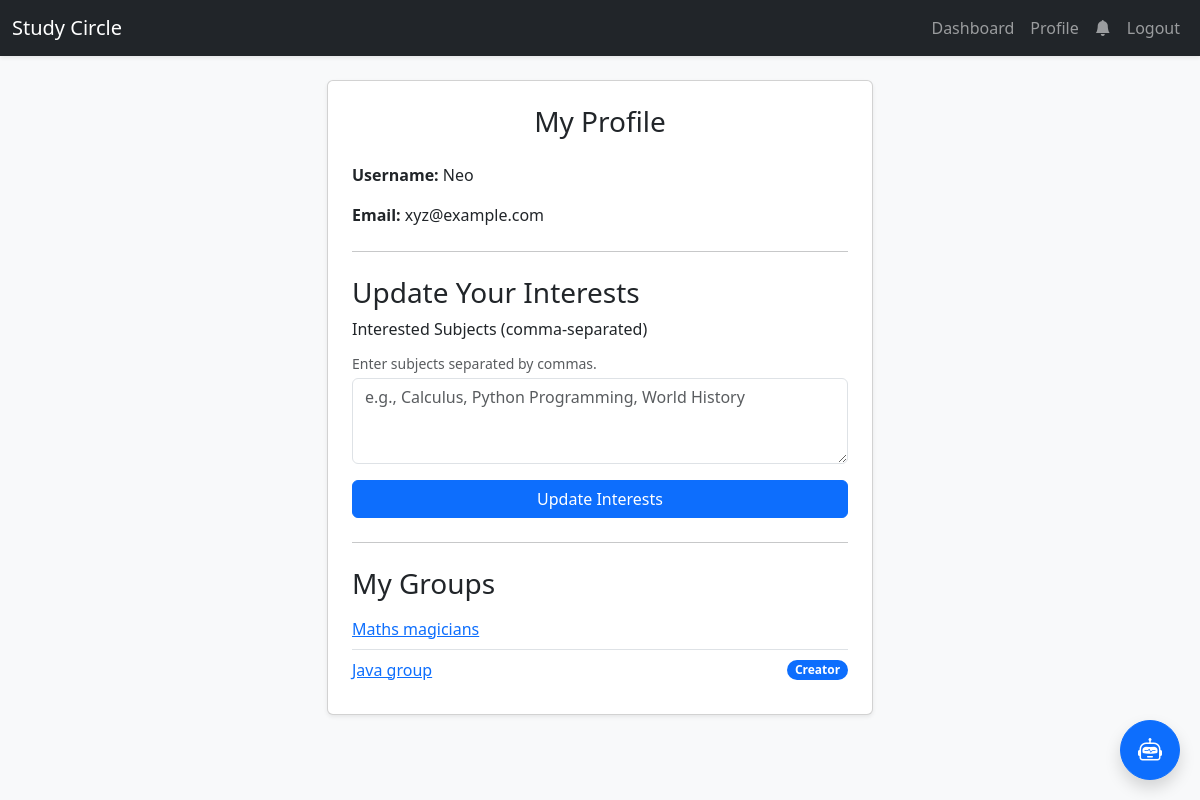
The page /profile (signed in) on the database its author committed.
### models.py (models this page shows, shortened)
class User(db.Model, UserMixin):
    id = db.Column(db.Integer, primary_key=True)
    username = db.Column(db.String(80), unique=True, nullable=False)
    email = db.Column(db.String(120), unique=True, nullable=False)
    password_hash = db.Column(db.String(128), nullable=True) # <-- MAKE IT nullable=True
    interested_subjects = db.Column(db.Text, nullable=True) # Store as comma-separated string
    is_admin = db.Column(db.Boolean, nullable=False, default=False)# admin flag
    created_groups = db.relationship('Group', backref='creator', lazy=True)
    joined_groups = db.relationship('Group', secondary=memberships, lazy='subquery',
        backref=db.backref('members', lazy=True))

class Group(db.Model):
    id = db.Column(db.Integer, primary_key=True)
    name = db.Column(db.String(100), nullable=False)
    subject = db.Column(db.String(100), nullable=False)
    description = db.Column(db.Text, nullable=True)
    created_at = db.Column(db.DateTime, nullable=False, default=datetime.utcnow)
    user_id = db.Column(db.Integer, db.ForeignKey('user.id'), nullable=False)

### app.py (the view)
@app.route("/profile", methods=['GET', 'POST']) # Add methods
@login_required
def profile():
    form = UpdateProfileForm() # Create the new form instance
    if form.validate_on_submit():
        current_user.interested_subjects = form.interested_subjects.data
        db.session.commit()
        flash('Your interests have been updated!', 'success')
        return redirect(url_for('profile')) # Redirect back to the profile page
    elif request.method == 'GET':
        form.interested_subjects.data = current_user.interested_subjects
    return render_template('profile.html', title='Profile', form=form)

### forms.py
class UpdateProfileForm(FlaskForm):
    interested_subjects = TextAreaField('Interested Subjects (comma-separated)',
                                       validators=[Length(max=500)])
    submit = SubmitField('Update Interests')

### app.py (called while the page is built)
@login_manager.user_loader
def load_user(user_id):
    return User.query.get(int(user_id))

### templates/profile.html (shortened to what this page needs)
{% extends "base.html" %}
{% block content %}
<div class="row">
    <div class="col-lg-6 col-md-8 mx-auto">
        <div class="card shadow-sm">
            <div class="card-body p-4">
                <h2 class="text-center h3 mb-4">My Profile</h2>
                <div class="profile-info mb-3">
                    <p><strong>Username:</strong> {{ current_user.username }}</p>
                    <p class="mb-0"><strong>Email:</strong> {{ current_user.email }}</p>
                </div>
                <hr class="my-4">
                <h3>Update Your Interests</h3>
                <form method="POST" action="">
                    {{ form.hidden_tag() }} <div class="mb-3">
                        {{ form.interested_subjects.label(class="form-label") }}
                        <small class="form-text text-muted d-block mb-1">Enter subjects separated by commas.</small>
                        {{ form.interested_subjects(class="form-control", rows="3", placeholder="e.g., Calculus, Python Programming, World History") }}
                    </div>
                    <div class="d-grid">
                        {{ form.submit(class="btn btn-primary") }}
                    </div>
                </form>
                <hr class="my-4">
                <h3>My Groups</h3>
                {% if current_user.joined_groups %}
                    <ul class="list-group list-group-flush">
                        {% for group in current_user.joined_groups %}
                            <li class="list-group-item d-flex justify-content-between align-items-center px-0">
                                <a href="{{ url_for('group_detail', group_id=group.id) }}">{{ group.name }}</a>
                                {% if group.creator == current_user %}
                                    <span class="badge bg-primary rounded-pill">Creator</span>
                                {% endif %}
                            </li>
                        {% endfor %}
                    </ul>
                {% else %}
                    <p class="text-muted">You are not a member of any groups.</p>
                {% endif %}
            </div>
        </div>
    </div>
</div>
{% endblock content %}

### rows shown on the page
User: username "Neo", email "xyz@example.com"
Group: name "Maths magicians"
Group: name "Java group", shows "Creator"
